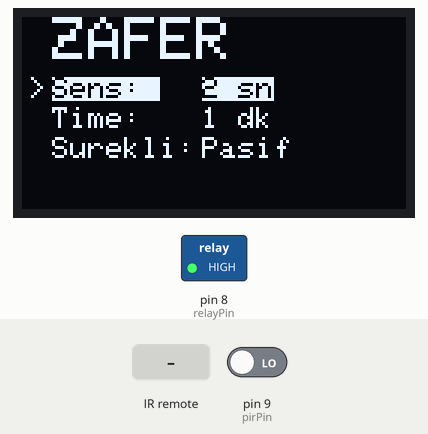
Bench run of a program on a simulated Arduino Uno, built with avr-gcc and run on an emulated ATmega328P. On the bench: 128×64 one-colour display, switched loads named in the program (green lamp = pin HIGH). Inputs (shaded band) come from the test bench; at power-on: pin 9 (pirPin) LOW.

Above: at 1.2 s.
1.3 s: infrared code 0x18E7 received
At 1.6 s:
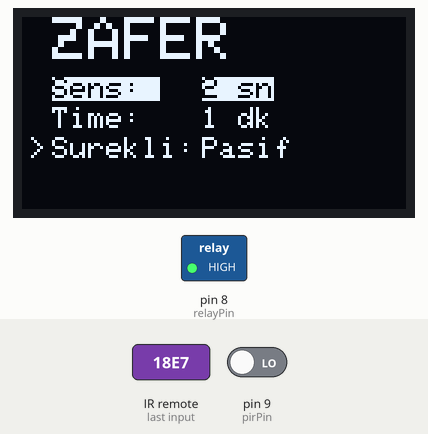
2.8 s: infrared code 0x38C7 received
At 4.0 s:
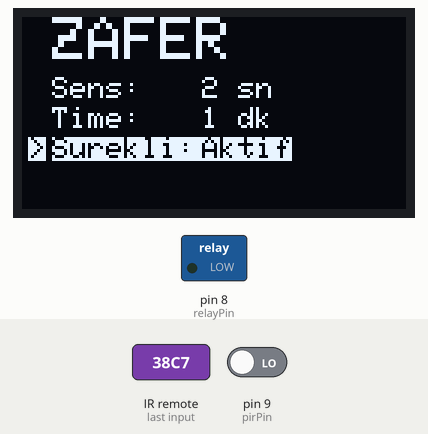
4.3 s: infrared code 0x38C7 received
At 5.4 s:
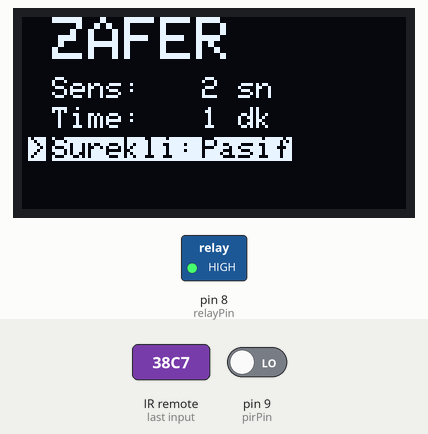
Timing chart, 0 to 7.3 s (numbered marks = the images above; inputs shaded):
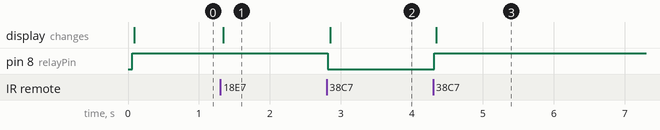

The program:

main.cpp
```cpp
#include <Arduino.h>
#include <SPI.h>
#include <Wire.h>
#include <Adafruit_GFX.h> //Graphical library for oled screen
#include <Adafruit_SSD1306.h> // adafruit OLED library
#include <IRremote.h> // IR remote library
#define SCREEN_WIDTH 128
#define SCREEN_HEIGHT 64

Adafruit_SSD1306 display(SCREEN_WIDTH, SCREEN_HEIGHT, &Wire, -1);
int RECV_PIN = 7; // the pin where you connect the INPUT pin of IR sensor
#define relayPin 8 //the pin where you connect output of relay module
#define pirPin 9 //the pin where you connect INPUT of
IRrecv irrecv(RECV_PIN);
decode_results results;

int valA = 2; // this variable spray time's initial value
int valB = 1; //this variable waiting time for second menu mode
boolean valC = false; // this bool third menu items value

char button; //for getting ir remote key values

const int MaxChars = 5;
char strValue[MaxChars + 1]; // String for 3 digits + null char
int index = 0;
int accumulVal = 0; //this accumulation value is write number cumulatively from remote
int runMode = 1; // working mode number
byte menuCount = 1; // initial mode select
byte dir = 0;

int relayState = HIGH;
unsigned long previousMillis = 0;
unsigned long OffTime;   // milliseconds of off-time
unsigned long sprayTime; // milliseconds on time

void staticMenu() // drawing all menu items and cursor system
{

  display.setTextSize(2);
  display.setTextColor(WHITE);

  display.setCursor(10, 0);
  display.println("ZAFER");
  //---------------------------------
  if (runMode == 1)
    display.setTextColor(BLACK, WHITE);
  else
    display.setTextColor(WHITE);

  display.setTextSize(1);
  display.setCursor(10, 20);
  display.println("Sens: ");
  display.setCursor(60, 20);
  display.print(valA);
  display.println(" sn");

  if (runMode == 2)
    display.setTextColor(BLACK, WHITE);
  else
    display.setTextColor(WHITE);

  display.setCursor(10, 30);
  display.println("Time: ");
  display.setCursor(60, 30);
  display.print(valB);
  display.println(" dk");

  if (runMode == 3)
    display.setTextColor(BLACK, WHITE);
  else
    display.setTextColor(WHITE);

  display.setCursor(10, 40);
  display.println("Surekli: ");
  display.setCursor(60, 40);
  if (valC) // based on valc third menu item will change
  {
    display.println("Aktif");
  }
  else
  {
    display.println("Pasif");
  }

  display.setCursor(2, (menuCount * 10) + 10);
  display.println(">");

  display.display();
}

void irReceive()
{
  if (irrecv.decode(&results)) // Returns 0 if no data ready, 1 if data ready.
  {
    int value = results.value; // Results of decoding are stored in result.value
    switch (value) //this switch case include all of ir remote key codes
    {
    case 6375:    //for example 6375 my remote's up key and receiver get that code send button value u for up
      button = 'u';
      break;
    case 19125:
      button = 'd';
      break;
    case 4335:
      button = 'l';
      break;
    case 23205:
      button = 'r';
      break;
    case 14535:
      button = 'o';
      break;
    case -23971:
      button = '1';
      break;
    case 25245:
      button = '2';
      break;
    case -7651:
      button = '3';
      break;
    case 8925:
      button = '4';
      break;
    case 765:
      button = '5';
      break;
    case -15811:
      button = '6';
      break;
    case -8161:
      button = '7';
      break;
    case -22441:
      button = '8';
      break;
    case -28561:
      button = '9';
      break;
    case -26521:
      button = '0';
      break;
    default:
      break;
    }
    irrecv.resume(); // keep going get another numbers from remote
  }
}

void resetVal() //resetting values method for changing menu cursor
{
  for (unsigned int i = 0; i < sizeof(strValue); i++)
  {
    strValue[i] = ' ';
  }
  index = 0;
}

void menuCheck()
{
  //down button routine
  if (button == 'd' && menuCount < 3)
  {
    menuCount++;
    button = ' ';
    resetVal();
  }
  if (button == 'd' && menuCount >= 3)
  {
    menuCount = 1;
    button = ' ';
    resetVal();
  }
  //up button routine
  if (button == 'u' && menuCount > 1)
  {
    menuCount--;
    button = ' ';
    resetVal();
  }
  if (button == 'u' && menuCount <= 1)
  {
    menuCount = 3;
    button = ' ';
    resetVal();
  }
  /*
   * Accumulation
   */
  if (isDigit(button))
  {
    strValue[index] = button; // add the ASCII character to the string
    if (index < MaxChars - 2)
    {
      index++;
    }
    else
    {
      index = 0;
    }
    button = ' ';
    //accumulVal = atoi(strValue);
    switch (menuCount)
    {
    case 1:
      valA = atoi(strValue);
      break;
    case 2:
      valB = atoi(strValue);
      break;
    default:
      break;
    }
  }
  if (button == 'o') // if ok button pressed change value or working mode
  {
    index = 0; // reset index to receive other data
    switch (menuCount)
    {
    case 1:
      sprayTime = valA * 1000;
      runMode = 1;
      break;
    case 2:
      OffTime = valB * 60000;
      runMode = 2;
      break;
    case 3:
      runMode = 3;
      valC = !valC;
      break;
    default:
      break;
    }
    button = ' ';
  }
}

void setup()
{
  display.begin(SSD1306_SWITCHCAPVCC, 0x3C); // initial oled screen
  display.clearDisplay();
  display.display();
  irrecv.enableIRIn(); // inital IR receiver
  pinMode(relayPin, OUTPUT);
  pinMode(pirPin, INPUT);
  digitalWrite(relayPin, relayState);
}

void loop()
{
  unsigned long currentMillis = millis(); // this value get working time in millisecond
  staticMenu();
  irReceive();
  menuCheck();
  switch (runMode)
  {
  case 1:
    if (digitalRead(pirPin))
    {
      digitalWrite(relayPin, LOW);
      delay(sprayTime);
    }
    else
    {
      digitalWrite(relayPin, HIGH);
    }
    break;
  case 2:
    if ((relayState == LOW) && (currentMillis - previousMillis >= sprayTime))
    {
      relayState = HIGH;                  // Turn it off
      previousMillis = currentMillis;     // Remember the time
      digitalWrite(relayPin, relayState); // Update the actual relay
    }
    else if ((relayState == HIGH) && (currentMillis - previousMillis >= OffTime))
    {
      relayState = LOW;                   // turn it on
      previousMillis = currentMillis;     // Remember the time
      digitalWrite(relayPin, relayState); // Update the actual relay
    }

    break;
  case 3:
    if (valC)
      digitalWrite(relayPin, LOW);
    else
      digitalWrite(relayPin, HIGH);
    break;

  default:
    break;
  }

  display.clearDisplay();
  //delay(50);
}
```

Measured:
- after the input at 1.3 s, the display: changes at once (image 1)
- after the input at 2.8 s, pin 8 (relayPin): HIGH → LOW at once; the display: changes after 0.05 s (image 2)
- after the input at 4.3 s, pin 8 (relayPin): LOW → HIGH at once; the display: changes after 0.05 s (image 3)
